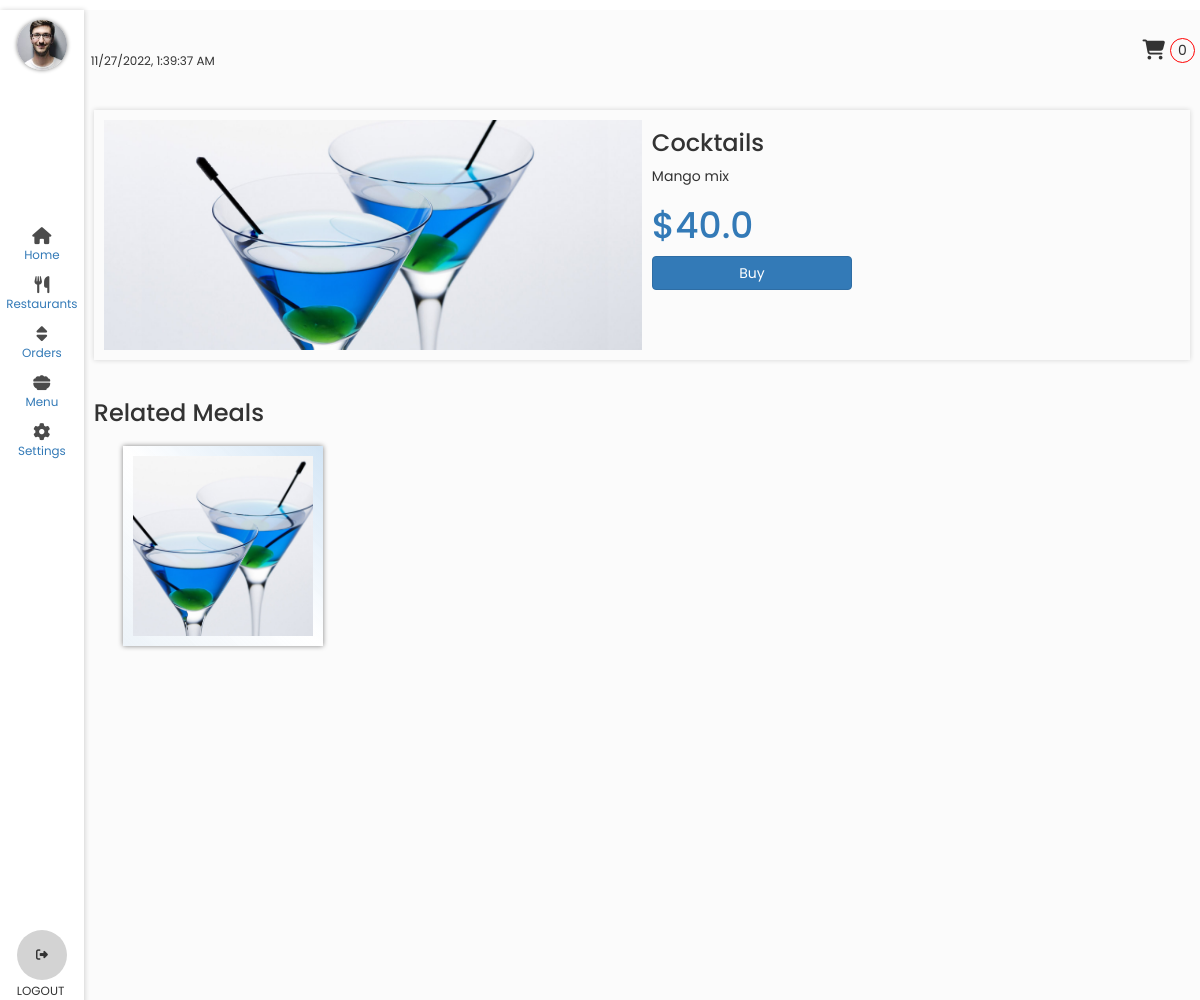
/menus/3 (signed in), run on the app's committed database.
### website/models.py (models this page shows, shortened)
class Meal(TimeBaseModel):
    MEAL_CHOICE = [
        ("Shawarma", "Shawarma"),
        ("Burgers", "Burgers"),
        ("Charcoal Grilled Chicken", "Charcoal Grilled Chicken"),
        ("Rice", "Rice"),
        ("Salads", "Salads"),
        ("Sandwich", "Sandwich"),
        ("Roasted Chicken", "Roasted Chicken"),
        ("Fried Chicken", "Fried Chicken"),
        ("Drinks", "Drinks"),
        ("Smoothies", "Smoothies"),
        ("Local Dish", "Local Dish")
    ]
    name = models.CharField(max_length=255)
    image = models.ImageField()
    price = models.FloatField(default=0.00)
    description = models.TextField()
    rating = models.IntegerField(default=80)
    category = models.CharField(choices=MEAL_CHOICE, max_length=100)

### website/views.py (the view)
# urls.py: path("menus/<id>", views.menu_detail_view, name="menus-detail"),
@login_required
def menu_detail_view(request, id):
    cart = get_cart(request)
    meal = Meal.objects.get(id=id)
    meals = Meal.objects.filter(category=meal.category)
    context = {
        "meal":meal,
        "meals":meals,
        "cart":cart
    }
    return render(request, "mealDetail.html", context)

### website/views.py (called while the page is built)
def get_cart(request):
    try:
        cart = Order.objects.get(user=request.user, in_cart=True)
    except:
        cart = []
    return cart

### templates/mealDetail.html (shortened to what this page needs)
{% extends 'base.html' %}
{% load static %}
{% block styles %}
<link rel="stylesheet" href="{% static 'assets/styles/main.css' %}">
<link rel="stylesheet" href="{% static 'assets/styles/orders.css' %}">
<link rel="stylesheet" href="{% static 'assets/styles/menu.css' %}">
<link rel="stylesheet" href="{% static 'assets/styles/mealDetail.css' %}">
<link rel="stylesheet" href="https://cdnjs.cloudflare.com/ajax/libs/font-awesome/6.2.0/css/all.min.css"
 />
<link rel="stylesheet" href="https://maxcdn.bootstrapcdn.com/bootstrap/3.4.1/css/bootstrap.min.css">
<link rel="stylesheet" href="https://cdn.jsdelivr.net/npm/bootstrap-icons@1.9.1/font/bootstrap-icons.css">
{% endblock %}
{% block content %}
<section class="mainBody">
    <div class="header">
        <div class="flex">
            <aside class="username_date">
                <small class="todayDate">March, 23, 12:14 PM</small>
            </aside>
        </div>
        <div style="display: flex;align-items: center;margin-right: 5px;">
            {% include 'cartcomponent.html' %}
        </div>
    </div>
    <div class="menu mainPage mealDetail">
        <div class="container1">
            <section class="sec2" style="display: flex;flex-direction: column;">
                <div class="banner">
                    <div class="foodImg">
                        <img src="{{meal.image.url}}" alt="">
                    </div>
                    <div class="subDes">
                        <h3 class="footTitle">{{meal.name}}</h3>
                        <p>
                            {{meal.description|truncatewords:200}}
                        </p>
                        <h1 class="text-primary foodPrice">${{meal.price}}</h1>
                        <a href="{% url 'website:order-meal' meal.id %}">
                        <button class="btn btn-primary btnBuy" style="width:200px"  price="{{meal.price}}" name="{{meal.name}}">
                                Buy
                        </button>
                        </a>
                    </div>
                </div>
                <br>
                <div class="relatedMeal">
                    <h3>Related Meals</h3>
                    <div class="availableMeals">
                        {% for object in meals %}
                        <aside class="item">
                        </aside>
                        {% endfor %}
                    </div>
                </div>
            </section>
        </div>
    </div>
</section>
{% endblock %}

### static/assets/styles/main.css (style rules this page uses)
:root { --primary-color: #0275d8; --light-primary: #0274d82a; --x-light-primary: #0274d80e; }
body { width: 100%; height: 100vh; background-color: ghostwhite; }
* { margin: 0; padding: 0; list-style-type: none; box-sizing: border-box; font-family: 'Poppins', sans-serif; }
h1, h2, h3, h4, h5, h6 { margin: 0; padding: 0; }
.flex { display: flex; align-items: center; }
.mainBody { width: 100%; overflow: hidden; overflow-y: auto; }
.header { height: 80px; display: flex; justify-content: space-between; align-items: center; margin-bottom: 1rem; }
.header .username_date { padding: 0 0 0 0.7rem; }
.mainPage { display: flex; justify-content: space-evenly; height: fit-content; overflow: hidden; overflow-y: auto; }
.mainPage .container1 { width: 70%; height: 100%; }
@media only screen and (max-width: 1369px) { .mainPage .container1 { width: 100% !important; } }
.container1 .sec2 { height: 54%; padding: 1rem; }
.container1 .sec2 .availableMeals { width: 100%; min-height: 100%; max-height: fit-content; height: fit-content; padding-top: 1rem; display: grid; grid-template-columns: repeat(5, 1fr); grid-gap: 2rem; overflow-x: auto; overflow-y: auto; }
.container1 .sec2 .item { width: 200px; height: 200px; background: linear-gradient(45deg, var(--x-light-primary), white, var(--light-primary)); margin: 0px; padding: 1rem; display: flex; justify-content: center; align-items: center; position: relative; box-shadow: 0px 0px 5px gray; }
img { height: 100%; object-fit: cover; width: 100%; }

### static/assets/styles/menu.css (style rules this page uses)
.mainPage { display: flex; justify-content: space-evenly; height: 100%; }
.menu .container1 { width: 100%; height: 100%; }
@media only screen and (max-width: 1369px) { .mainPage .container1 { width: 100% !important; } }
.menu .sec2 { height: 90%; padding: 1rem; }
.container1 .sec2 .availableMeals { width: 100%; height: 92%; padding-top: 1rem; display: grid; grid-template-columns: repeat(5, 1fr); grid-gap: 2rem; overflow-x: auto; overflow-y: auto; }
@media only screen and (max-width: 1200px) { .container1 .sec2 .availableMeals { grid-template-columns: repeat(4, 1fr); } }
.menu .sec2 .item { width: 200px; height: 200px; background: linear-gradient(45deg, var(--x-light-primary), white, var(--light-primary)); margin: 0px auto; padding: 1rem; display: flex; justify-content: center; align-items: center; position: relative; box-shadow: 0px 0px 5px gray; }
img { height: 100%; object-fit: cover; width: 100%; }

### static/assets/styles/mealDetail.css (style rules this page uses)
.mealDetail .banner { display: flex; }
.mealDetail .banner .foodImg { margin: 1rem; width: 70%; }

### templates/mealDetail.html (style rules this page uses)
.banner { height: 250px; box-shadow: 0 0 5px lightgray; }
.foodImg { width: 30%; }
.subDes { width: 70%; }

### data on the page
Meal: image (picture), name "Cocktails", description "Mango mix", price "40.0"
